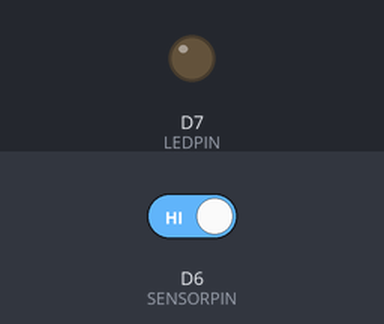
Simulated run of this sketch. Board: Particle Photon. Shown: output pins drawn as LEDs (lit = HIGH). The test bench sets the inputs (shaded band); at power-on: D6 (SENSORPIN) HIGH.

Above: at 1.2 s.
1.3 s: D6 (SENSORPIN) driven LOW
At 1.8 s:
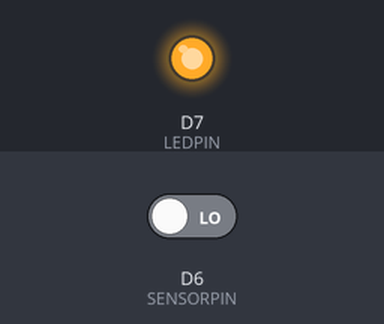
2.8 s: D6 (SENSORPIN) driven HIGH
At 5.3 s:
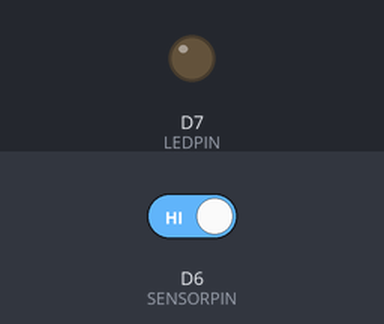
Timing chart, 0 to 6.8 s (numbered marks = the images above; inputs shaded):
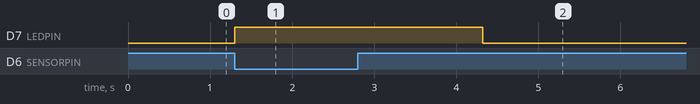

Measured:
- after the input at 1.3 s, D7 (LEDPIN): LOW → HIGH at once
- after the input at 2.8 s, D7 (LEDPIN): HIGH → LOW after 1.5 s

The sketch:

RB_PROD_recycleBinPhoton.ino
```cpp
/*
    Technology Incubator IoT Hackathon
    Winthrop University - Spring 2018

    Recycling Bin Project (1/2)
    This code was used to track how many items were thrown into a recycling bin. attached to the photon is a sensor to keep track of when an item is thrown away.
*/

// D7 is the onboard LED
// D6 is the pin that the sensor is connected to
#define LEDPIN D7
#define SENSORPIN D6

// variable for reading the pushbutton status
int sensorState = 0, lastState=0;

void setup() {
  // initialize the LED pin as an output:
  pinMode(LEDPIN, OUTPUT);
  // initialize the sensor pin as an input:
  pinMode(SENSORPIN, INPUT_PULLUP);

  // Serial.begin(9600);
}

//poll to keep checking if something was thrown away
void loop(){

  //reads the sensor pin and outputs the result into sensorState variable
  sensorState = digitalRead(SENSORPIN);
  //digitalRead returns LOW if something was thrown away
  //else digitalRead returns HIGH

  //following if else statements lets the user know that the trash thrown out was successfully read by turning the onboard LED on
  if (sensorState == LOW) {
    digitalWrite(LEDPIN, HIGH);
  }
  else {
    digitalWrite(LEDPIN, LOW);
  }

  //following if statements are used to stop from reading one item more then once
  if (sensorState && !lastState) {
    //Serial.println("Unbroken");
  }
  if (!sensorState && lastState) {
    //Serial.println("Broken");
    Particle.publish("recycle", "1");
    delay(3000);
  }

  //update lastState with current state
  lastState = sensorState;
}
```
